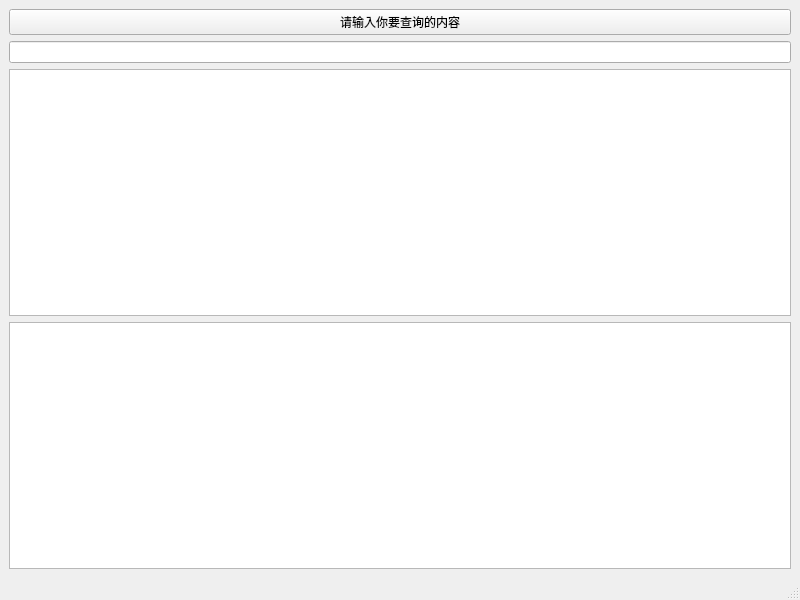
<?xml version="1.0" encoding="UTF-8"?>
<ui version="4.0">
 <class>MainWindow</class>
 <widget class="QMainWindow" name="MainWindow">
  <property name="geometry">
   <rect>
    <x>0</x>
    <y>0</y>
    <width>800</width>
    <height>600</height>
   </rect>
  </property>
  <property name="windowTitle">
   <string>MainWindow</string>
  </property>
  <widget class="QWidget" name="centralwidget">
   <layout class="QVBoxLayout" name="verticalLayout">
    <item>
     <widget class="QPushButton" name="searchButton">
      <property name="text">
       <string>请输入你要查询的内容</string>
      </property>
     </widget>
    </item>
    <item>
     <widget class="QLineEdit" name="lineEdit"/>
    </item>
    <item>
     <widget class="QTableWidget" name="tableWidget"/>
    </item>
    <item>
     <widget class="QTextEdit" name="textEdit"/>
    </item>
   </layout>
  </widget>
  <widget class="QMenuBar" name="menubar">
   <property name="geometry">
    <rect>
     <x>0</x>
     <y>0</y>
     <width>800</width>
     <height>20</height>
    </rect>
   </property>
  </widget>
  <widget class="QStatusBar" name="statusbar"/>
 </widget>
 <resources/>
 <connections/>
</ui>
